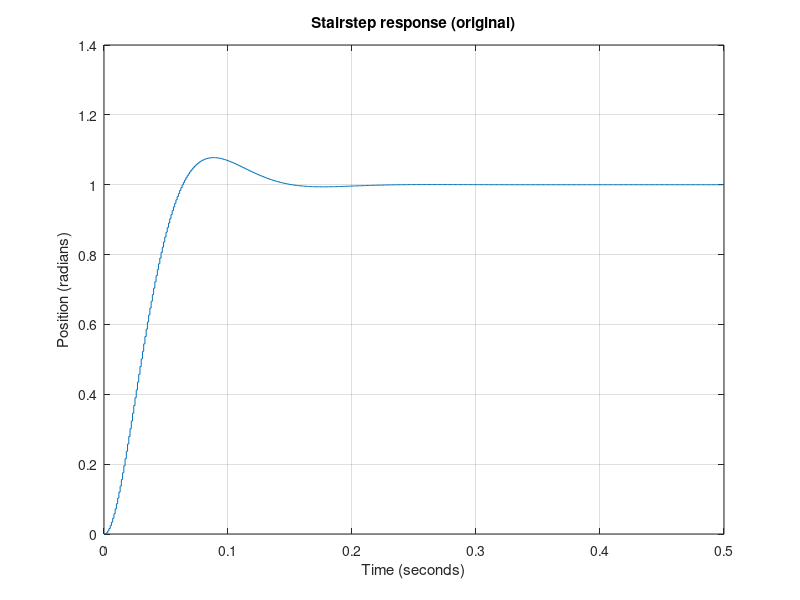

This chart was generated by the following MATLAB code:
J = 3.2284E-6;
b = 3.5007E-6;
K = 0.0274;
R = 4;
L = 2.75E-6;
s = tf('s');
P_motor = K / (s*((J*s+b)*(L*s+R)+K^2));
zpk(P_motor);
Ts = 0.001;
dp_motor = c2d(P_motor,Ts,'zoh');
zpk(dp_motor);
dp_motor = minreal(dp_motor,0.001);
zpk(dp_motor);
sys_cl = feedback(dp_motor,1);
[x1,t] = step(sys_cl, 0.5);
stairs(t,x1)
xlabel('Time (seconds)')
ylabel('Position (radians)')
title('Stairstep response (original)')
grid
%controlSystemDesigner('rlocus',dp_motor)
%dist_cl = feedback(dp_motor,C);
%[x2,t] = step(dist_cl, 0.25);
%stairs(t,x2)
%xlabel('Time (seconds)')
%ylabel('Position (rad)')
%title('Stairstep Disturbance response with compensation')
%grid
